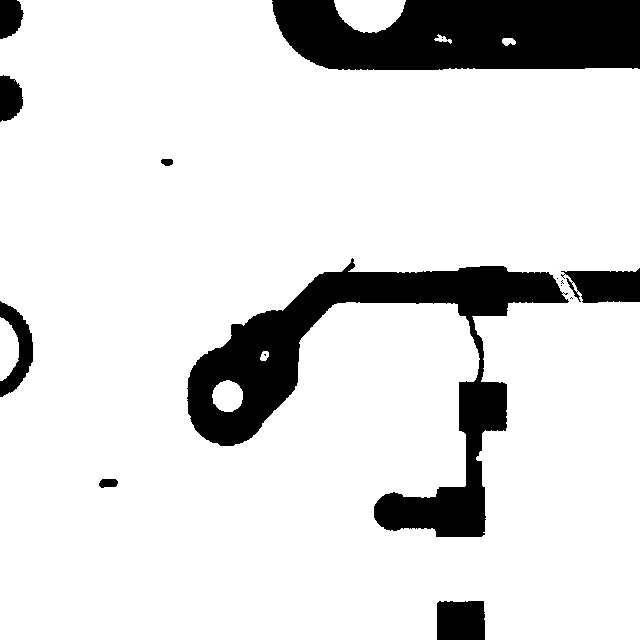
#> input picture datasets/test/test.png, 640 x 640 px
$ python create_shifted_image.py
#> lines starting #> are read from the running program, lines starting #| are printed output that depends on the picture

from pathlib import Path
import cv2
import numpy as np
import matplotlib.pyplot as plt

project = Path(__file__).resolve().parent.parent

image_path = project / "datasets/test/test.png"

image = cv2.imread(str(image_path), cv2.IMREAD_GRAYSCALE)
#> image is the input picture: shape (640, 640); min 0, max 255, mean 219.5

if image is None:
    raise FileNotFoundError("Test PCB image not found.")

height, width = image.shape
#> height = 640; width = 640

# Rotate image by 5 degrees
center = (width / 2, height / 2)
#> center = (320, 320)

rotation_matrix = cv2.getRotationMatrix2D(
    center,
    5,
    1.0
)

# Also shift image by 10 pixels right and 8 down
rotation_matrix[0, 2] += 10
rotation_matrix[1, 2] += 8

shifted = cv2.warpAffine(
    image,
    rotation_matrix,
    (width, height),
    flags=cv2.INTER_NEAREST,
    borderValue=255
)
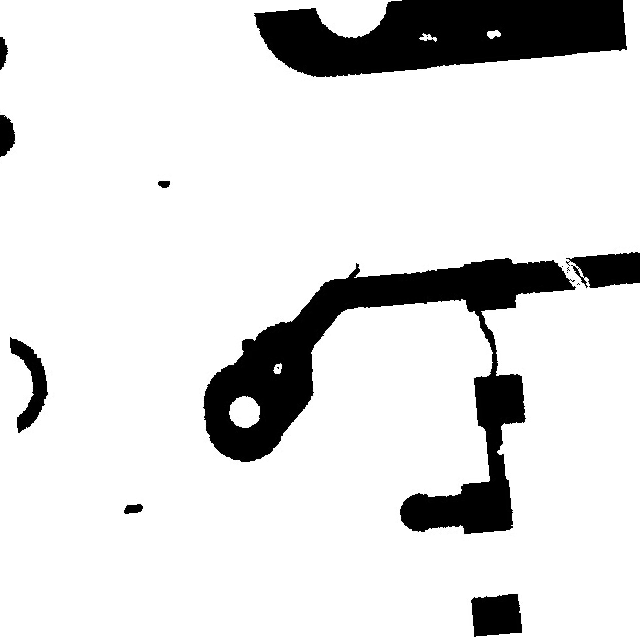
#> shifted: shape (640, 640); min 0, max 255, mean 221.4

# Save shifted image
output_dir = project / "outputs"
output_dir.mkdir(exist_ok=True)

output_path = output_dir / "shifted_test.png"
cv2.imwrite(str(output_path), shifted)

# Display
fig, axes = plt.subplots(1, 2, figsize=(10, 5))

axes[0].imshow(image, cmap="gray")
axes[0].set_title("Original Test PCB")

axes[1].imshow(shifted, cmap="gray")
axes[1].set_title("Rotated and Shifted PCB")

for ax in axes:
    ax.axis("off")

plt.tight_layout()
plt.show()
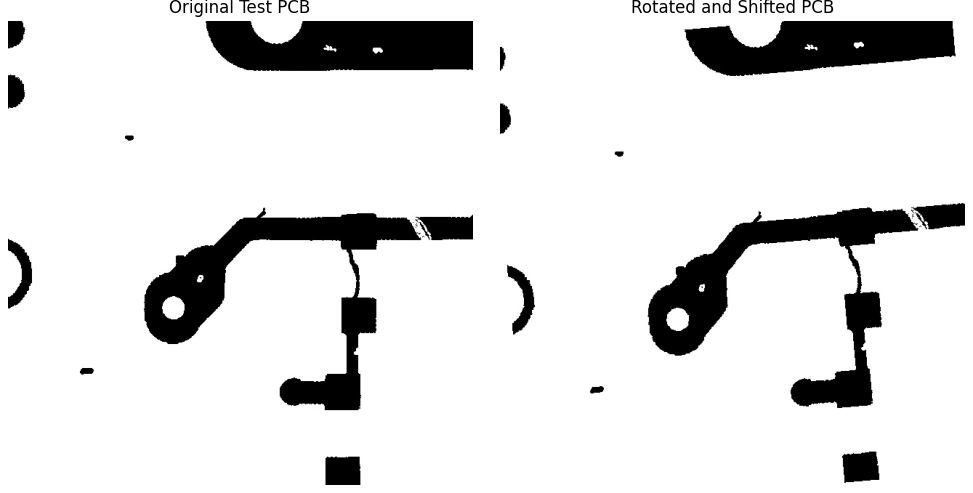
#> figure drawn by matplotlib, 2 panels

print("Saved shifted image to:", output_path)
